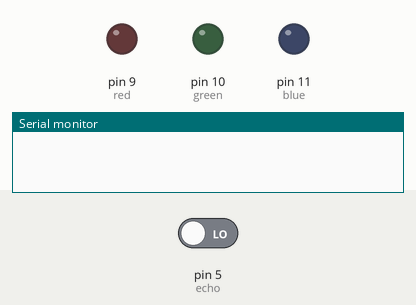
Simulated run of this sketch. Board: Arduino Uno, built with avr-gcc and run on an emulated ATmega328P. Parts: output pins drawn as LEDs (lit = HIGH), the last lines printed to the serial monitor. Inputs (shaded band) come from the test bench; at power-on: pin 5 (echo) LOW. Pins used as bus, display or sensor lines are not drawn.

Above: at 0.1 s.
At 1.1 s:
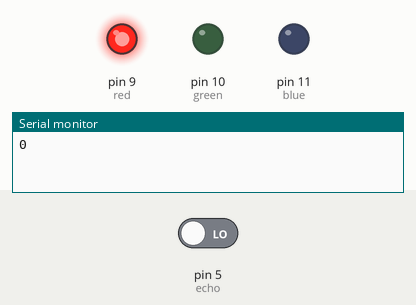
Timing chart, 0 to 2.6 s (numbered marks = the images above):
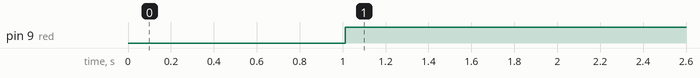

The sketch:

parking_driving_helper_1.ino
```cpp
int trig = 4;
int echo =5;
int distance =0;
int duration = 0;
int red = 9;
int blue = 11;
int green = 10;
void setup()
{
  Serial.begin(9600);
  pinMode(trig,OUTPUT);
  pinMode(echo,INPUT);
  pinMode(red, OUTPUT);
  pinMode(blue, OUTPUT);
  pinMode(green, OUTPUT);
}
void loop()
{
 digitalWrite(trig,LOW);
 delay(2);
 digitalWrite(trig,HIGH);
  delay(10);
 digitalWrite(trig,LOW);
 duration = pulseIn(echo,HIGH);
 distance = (duration*0.034)/2;
  Serial.println(distance);

if (distance > 50)
{
digitalWrite(green, HIGH);
digitalWrite(red, LOW);
digitalWrite(blue,LOW);
}

else if (distance < 50 and distance > 20)
{
analogWrite(red,255);
analogWrite(blue,0);
analogWrite(green,255);
}

else if (distance <20)
{
digitalWrite(red,HIGH);
digitalWrite(blue, LOW);
digitalWrite(green, LOW);
}

else
{
  digitalWrite(red,LOW);
  digitalWrite(blue, LOW);
  digitalWrite(green, LOW);
}


}
```

Measured:
- by itself, pin 9 (red): LOW → HIGH at 1.0 s
